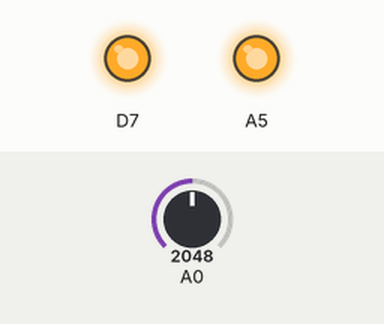
The sketch below on a simulated Particle Photon. On the bench: output pins drawn as LEDs (lit = HIGH). Inputs (shaded band) come from the test bench; at power-on: A0 = 2048.

Above: at 1.0 s.
At 31.0 s:
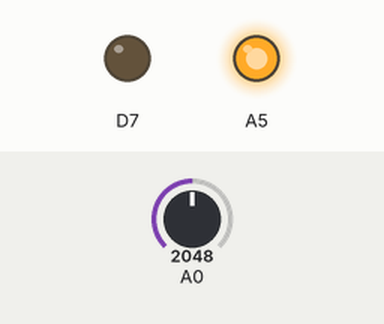
Timing chart, 0 to 78.0 s (numbered marks = the images above):
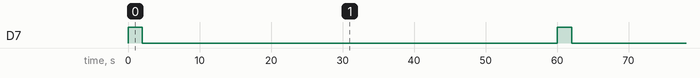

The sketch:

lightlevelwebhook.ino
```cpp
char published_value[5];
int light_level;

void setup() {
    pinMode(A0, INPUT);

    Particle.variable("light_level", light_level);

    //Note that, as per the Particle code examples, we use
    //an analog pin (in output mode with digitalWrite) to make
    //sure the voltage feeding the light sensor is steady.
    pinMode(A5, OUTPUT);
    digitalWrite(A5, HIGH);
    pinMode(D7, OUTPUT);
}

void loop() {

  light_level = analogRead(A0);
  //Convert the analog value to a format Particle.publish can use...
  sprintf(published_value, "%d", light_level);

  Particle.publish("light_levels", published_value, PRIVATE);

  //Flash the onboard LED to give an indication that a value
  //has just been read, while keeping the total delay to 30s.
  digitalWrite(D7, HIGH);
  delay(2000);
  digitalWrite(D7, LOW);
  delay(58000);
}
```

Measured:
- by itself, D7: alternates HIGH for 2.0 s and LOW for 58.0 s
